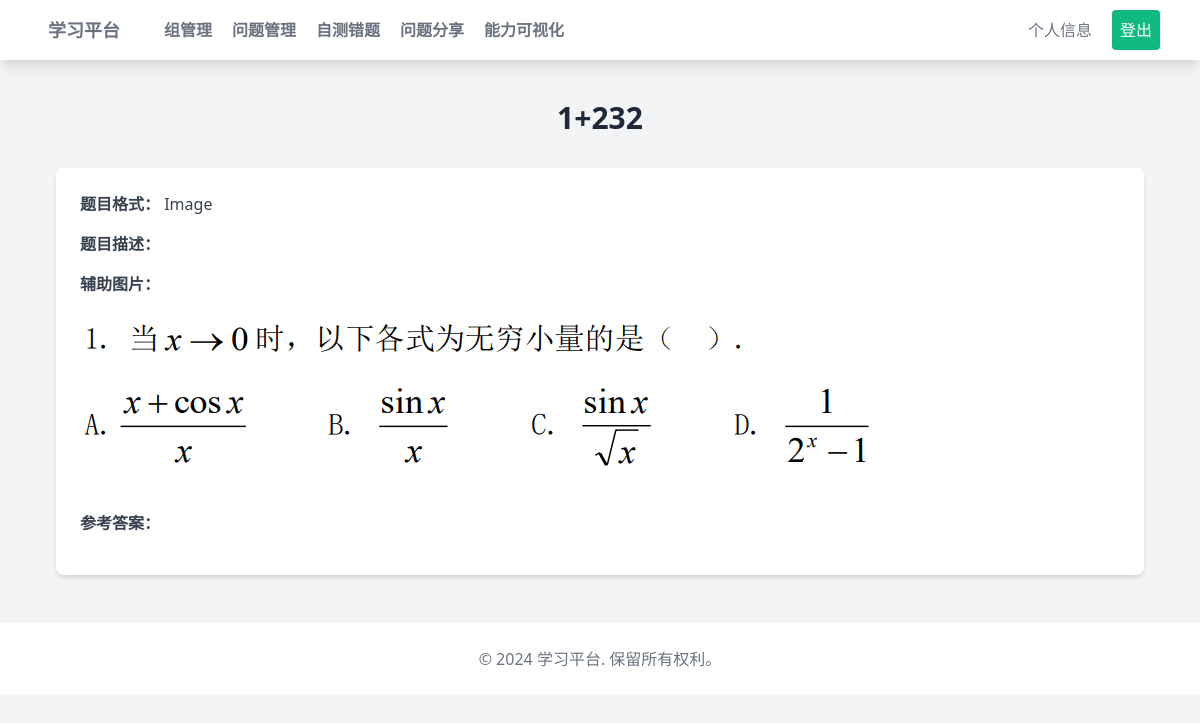
The page /questions/detail/5/ (signed in) on the database its author committed.
### questions/models.py (models this page shows, shortened)
class Question(models.Model):
    TEXT = 'text'
    IMAGE = 'image'
    FORMAT_CHOICES = [
        (TEXT, 'Text'),
        (IMAGE, 'Image')
    ]
    title = models.CharField(max_length=255)
    description = models.TextField(blank=True)
    format = models.CharField(max_length=5, choices=FORMAT_CHOICES)
    image = models.ImageField(upload_to='questions/', blank=True, null=True)
    correct_answer = models.TextField(blank=True)
    creator = models.ForeignKey(settings.AUTH_USER_MODEL, on_delete=models.CASCADE)
    shared_with = models.ManyToManyField(settings.AUTH_USER_MODEL, related_name='shared_questions', blank=True)

### questions/views.py (the view)
# urls.py: path('detail/<int:question_id>/', views.question_detail, name='question_detail'),
@login_required
def question_detail(request, question_id):
    question = get_object_or_404(Question, id=question_id)
    return render(request, 'questions/detail_question.html', {'question': question})

### questions/templates/questions/detail_question.html (shortened to what this page needs)
{% extends "basehome.html" %}
{% block content %}
<div class="max-w-6xl mx-auto mt-10 px-4">
    <h1 class="text-3xl font-bold text-center text-gray-800 mb-8">{{ question.title }}</h1>
    <div class="bg-white shadow-md rounded-lg p-6">
        <p class="text-gray-700 mb-4"><strong>题目格式：</strong> {{ question.get_format_display }}</p>
        <p class="text-gray-700 mb-4"><strong>题目描述：</strong> {{ question.description }}</p>
        {% if question.image %}
        <p class="text-gray-700 mb-4"><strong>辅助图片：</strong></p>
        <img src="{{ question.image.url }}" alt="辅助图片" class="mb-4">
        {% endif %}
        <p class="text-gray-700 mb-4"><strong>参考答案：</strong> {{ question.correct_answer }}</p>
    </div>
</div>
{% endblock %}

### rows shown on the page
Question: title "1+232", format "Image", image (picture)
